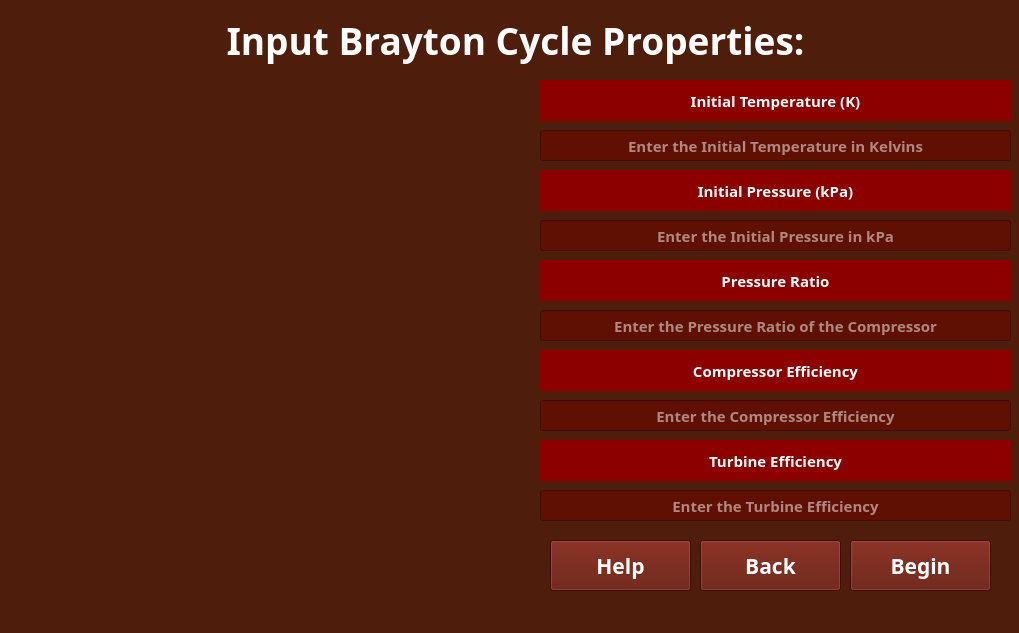
<?xml version="1.0" encoding="UTF-8"?>
<ui version="4.0">
 <class>BraytonInputWindow</class>
 <widget class="QMainWindow" name="BraytonInputWindow">
  <property name="enabled">
   <bool>true</bool>
  </property>
  <property name="geometry">
   <rect>
    <x>0</x>
    <y>0</y>
    <width>1019</width>
    <height>633</height>
   </rect>
  </property>
  <property name="sizePolicy">
   <sizepolicy hsizetype="Fixed" vsizetype="Fixed">
    <horstretch>0</horstretch>
    <verstretch>0</verstretch>
   </sizepolicy>
  </property>
  <property name="minimumSize">
   <size>
    <width>1019</width>
    <height>633</height>
   </size>
  </property>
  <property name="maximumSize">
   <size>
    <width>1019</width>
    <height>633</height>
   </size>
  </property>
  <property name="windowTitle">
   <string>Thermodynamic Simulator</string>
  </property>
  <property name="styleSheet">
   <string notr="true">background-color: rgb(79, 29, 11);
color: rgb(255,255,255);
</string>
  </property>
  <widget class="QWidget" name="centralwidget">
   <widget class="QLabel" name="Brayton_Image">
    <property name="geometry">
     <rect>
      <x>10</x>
      <y>80</y>
      <width>521</width>
      <height>511</height>
     </rect>
    </property>
    <property name="text">
     <string/>
    </property>
    <property name="pixmap">
     <pixmap>../graphics/brayton_cycle.png</pixmap>
    </property>
    <property name="scaledContents">
     <bool>true</bool>
    </property>
   </widget>
   <widget class="QLabel" name="Title">
    <property name="geometry">
     <rect>
      <x>10</x>
      <y>10</y>
      <width>1011</width>
      <height>61</height>
     </rect>
    </property>
    <property name="font">
     <font>
      <family>Fira Code SemiBold</family>
      <pointsize>28</pointsize>
      <bold>true</bold>
     </font>
    </property>
    <property name="styleSheet">
     <string notr="true">color: rgb(255,255,255);</string>
    </property>
    <property name="text">
     <string>Input Brayton Cycle Properties:</string>
    </property>
    <property name="alignment">
     <set>Qt::AlignCenter</set>
    </property>
   </widget>
   <widget class="QLabel" name="Initial_Temperature_Label">
    <property name="geometry">
     <rect>
      <x>540</x>
      <y>80</y>
      <width>471</width>
      <height>41</height>
     </rect>
    </property>
    <property name="font">
     <font>
      <family>Fira Code SemiBold</family>
      <pointsize>11</pointsize>
      <bold>true</bold>
     </font>
    </property>
    <property name="styleSheet">
     <string notr="true">color: rgb(255, 255, 255); background-color: rgb(140, 0, 0)</string>
    </property>
    <property name="text">
     <string>Initial Temperature (K)</string>
    </property>
    <property name="alignment">
     <set>Qt::AlignCenter</set>
    </property>
   </widget>
   <widget class="QLineEdit" name="Temperature_Input">
    <property name="geometry">
     <rect>
      <x>540</x>
      <y>130</y>
      <width>471</width>
      <height>31</height>
     </rect>
    </property>
    <property name="font">
     <font>
      <family>Fira Code SemiBold</family>
      <pointsize>11</pointsize>
      <bold>true</bold>
     </font>
    </property>
    <property name="styleSheet">
     <string notr="true">color: rgb(255, 255, 255); background-color: rgb(95, 16, 3)</string>
    </property>
    <property name="inputMask">
     <string/>
    </property>
    <property name="text">
     <string/>
    </property>
    <property name="maxLength">
     <number>6</number>
    </property>
    <property name="alignment">
     <set>Qt::AlignCenter</set>
    </property>
    <property name="placeholderText">
     <string>Enter the Initial Temperature in Kelvins</string>
    </property>
   </widget>
   <widget class="QLabel" name="Initial_Pressure_Label">
    <property name="geometry">
     <rect>
      <x>540</x>
      <y>170</y>
      <width>471</width>
      <height>41</height>
     </rect>
    </property>
    <property name="font">
     <font>
      <family>Fira Code SemiBold</family>
      <pointsize>11</pointsize>
      <bold>true</bold>
     </font>
    </property>
    <property name="styleSheet">
     <string notr="true">color: rgb(255, 255, 255); background-color: rgb(140, 0, 0)</string>
    </property>
    <property name="text">
     <string>Initial Pressure (kPa)</string>
    </property>
    <property name="alignment">
     <set>Qt::AlignCenter</set>
    </property>
   </widget>
   <widget class="QLineEdit" name="Pressure_Input">
    <property name="geometry">
     <rect>
      <x>540</x>
      <y>220</y>
      <width>471</width>
      <height>31</height>
     </rect>
    </property>
    <property name="font">
     <font>
      <family>Fira Code SemiBold</family>
      <pointsize>11</pointsize>
      <bold>true</bold>
     </font>
    </property>
    <property name="styleSheet">
     <string notr="true">color: rgb(255, 255, 255); background-color: rgb(95, 16, 3)</string>
    </property>
    <property name="inputMask">
     <string/>
    </property>
    <property name="maxLength">
     <number>6</number>
    </property>
    <property name="alignment">
     <set>Qt::AlignCenter</set>
    </property>
    <property name="placeholderText">
     <string>Enter the Initial Pressure in kPa</string>
    </property>
   </widget>
   <widget class="QLabel" name="Pressure_Ratio_Label">
    <property name="geometry">
     <rect>
      <x>540</x>
      <y>260</y>
      <width>471</width>
      <height>41</height>
     </rect>
    </property>
    <property name="font">
     <font>
      <family>Fira Code SemiBold</family>
      <pointsize>11</pointsize>
      <bold>true</bold>
     </font>
    </property>
    <property name="styleSheet">
     <string notr="true">color: rgb(255, 255, 255); background-color: rgb(140, 0, 0)</string>
    </property>
    <property name="text">
     <string>Pressure Ratio</string>
    </property>
    <property name="alignment">
     <set>Qt::AlignCenter</set>
    </property>
   </widget>
   <widget class="QLineEdit" name="Pressure_Ratio_Input">
    <property name="geometry">
     <rect>
      <x>540</x>
      <y>310</y>
      <width>471</width>
      <height>31</height>
     </rect>
    </property>
    <property name="font">
     <font>
      <family>Fira Code SemiBold</family>
      <pointsize>11</pointsize>
      <bold>true</bold>
     </font>
    </property>
    <property name="styleSheet">
     <string notr="true">color: rgb(255, 255, 255); background-color: rgb(95, 16, 3)</string>
    </property>
    <property name="inputMask">
     <string/>
    </property>
    <property name="maxLength">
     <number>3</number>
    </property>
    <property name="alignment">
     <set>Qt::AlignCenter</set>
    </property>
    <property name="placeholderText">
     <string>Enter the Pressure Ratio of the Compressor</string>
    </property>
   </widget>
   <widget class="QLabel" name="Compressor_Efficiency_Label">
    <property name="geometry">
     <rect>
      <x>540</x>
      <y>350</y>
      <width>471</width>
      <height>41</height>
     </rect>
    </property>
    <property name="font">
     <font>
      <family>Fira Code SemiBold</family>
      <pointsize>11</pointsize>
      <bold>true</bold>
     </font>
    </property>
    <property name="styleSheet">
     <string notr="true">color: rgb(255, 255, 255); background-color: rgb(140, 0, 0)</string>
    </property>
    <property name="text">
     <string>Compressor Efficiency</string>
    </property>
    <property name="alignment">
     <set>Qt::AlignCenter</set>
    </property>
   </widget>
   <widget class="QLineEdit" name="Compressor_eff_input">
    <property name="geometry">
     <rect>
      <x>540</x>
      <y>400</y>
      <width>471</width>
      <height>31</height>
     </rect>
    </property>
    <property name="font">
     <font>
      <family>Fira Code SemiBold</family>
      <pointsize>11</pointsize>
      <bold>true</bold>
     </font>
    </property>
    <property name="styleSheet">
     <string notr="true">color: rgb(255, 255, 255); background-color: rgb(95, 16, 3)</string>
    </property>
    <property name="inputMask">
     <string/>
    </property>
    <property name="maxLength">
     <number>4</number>
    </property>
    <property name="alignment">
     <set>Qt::AlignCenter</set>
    </property>
    <property name="placeholderText">
     <string>Enter the Compressor Efficiency</string>
    </property>
   </widget>
   <widget class="QLabel" name="Turbine_Efficiency_Label">
    <property name="geometry">
     <rect>
      <x>540</x>
      <y>440</y>
      <width>471</width>
      <height>41</height>
     </rect>
    </property>
    <property name="font">
     <font>
      <family>Fira Code SemiBold</family>
      <pointsize>11</pointsize>
      <bold>true</bold>
     </font>
    </property>
    <property name="styleSheet">
     <string notr="true">color: rgb(255, 255, 255); background-color: rgb(140, 0, 0)</string>
    </property>
    <property name="text">
     <string>Turbine Efficiency</string>
    </property>
    <property name="alignment">
     <set>Qt::AlignCenter</set>
    </property>
   </widget>
   <widget class="QLineEdit" name="Turbine_eff_input">
    <property name="geometry">
     <rect>
      <x>540</x>
      <y>490</y>
      <width>471</width>
      <height>31</height>
     </rect>
    </property>
    <property name="font">
     <font>
      <family>Fira Code SemiBold</family>
      <pointsize>11</pointsize>
      <bold>true</bold>
     </font>
    </property>
    <property name="styleSheet">
     <string notr="true">color: rgb(255,255,255); background-color: rgb(95, 16, 3)
</string>
    </property>
    <property name="inputMask">
     <string/>
    </property>
    <property name="maxLength">
     <number>4</number>
    </property>
    <property name="alignment">
     <set>Qt::AlignCenter</set>
    </property>
    <property name="placeholderText">
     <string>Enter the Turbine Efficiency</string>
    </property>
   </widget>
   <widget class="QPushButton" name="Help_Button">
    <property name="geometry">
     <rect>
      <x>550</x>
      <y>540</y>
      <width>141</width>
      <height>51</height>
     </rect>
    </property>
    <property name="font">
     <font>
      <family>Fira Code SemiBold</family>
      <pointsize>16</pointsize>
      <bold>true</bold>
     </font>
    </property>
    <property name="styleSheet">
     <string notr="true">color: rgb(255, 255, 255); background-color: rgb(95, 16, 3)</string>
    </property>
    <property name="text">
     <string>Help</string>
    </property>
   </widget>
   <widget class="QPushButton" name="Begin_Button">
    <property name="geometry">
     <rect>
      <x>850</x>
      <y>540</y>
      <width>141</width>
      <height>51</height>
     </rect>
    </property>
    <property name="font">
     <font>
      <family>Fira Code SemiBold</family>
      <pointsize>16</pointsize>
      <bold>true</bold>
     </font>
    </property>
    <property name="styleSheet">
     <string notr="true">color: rgb(255, 255, 255); background-color: rgb(95, 16, 3)</string>
    </property>
    <property name="text">
     <string>Begin</string>
    </property>
   </widget>
   <widget class="QPushButton" name="Back_Button">
    <property name="geometry">
     <rect>
      <x>700</x>
      <y>540</y>
      <width>141</width>
      <height>51</height>
     </rect>
    </property>
    <property name="font">
     <font>
      <family>Fira Code SemiBold</family>
      <pointsize>16</pointsize>
      <bold>true</bold>
     </font>
    </property>
    <property name="styleSheet">
     <string notr="true">color: rgb(255, 255, 255); background-color: rgb(95, 16, 3)</string>
    </property>
    <property name="text">
     <string>Back</string>
    </property>
   </widget>
  </widget>
 </widget>
 <resources/>
 <connections/>
</ui>
